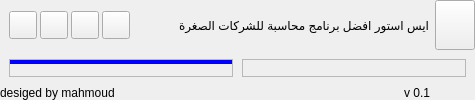
        <widget class="QFrame" name="contentBox">
         <property name="maximumSize">
          <size>
           <width>16777215</width>
           <height>16777215</height>
          </size>
         </property>
         <property name="frameShape">
          <enum>QFrame::NoFrame</enum>
         </property>
         <property name="frameShadow">
          <enum>QFrame::Raised</enum>
         </property>
         <layout class="QVBoxLayout" name="verticalLayout_8">
          <property name="spacing">
           <number>0</number>
          </property>
          <property name="leftMargin">
           <number>0</number>
          </property>
          <property name="topMargin">
           <number>0</number>
          </property>
          <property name="rightMargin">
           <number>0</number>
          </property>
          <property name="bottomMargin">
           <number>0</number>
          </property>
          <item>
           <widget class="QFrame" name="contentTopBg">
            <property name="maximumSize">
             <size>
              <width>16777215</width>
              <height>50</height>
             </size>
            </property>
            <property name="frameShape">
             <enum>QFrame::NoFrame</enum>
            </property>
            <property name="frameShadow">
             <enum>QFrame::Raised</enum>
            </property>
            <layout class="QHBoxLayout" name="horizontalLayout_7">
             <property name="spacing">
              <number>0</number>
             </property>
             <property name="leftMargin">
              <number>0</number>
             </property>
             <property name="topMargin">
              <number>0</number>
             </property>
             <property name="rightMargin">
              <number>0</number>
             </property>
             <property name="bottomMargin">
              <number>0</number>
             </property>
             <item>
              <widget class="QFrame" name="rightButtons">
               <property name="minimumSize">
                <size>
                 <width>60</width>
                 <height>0</height>
                </size>
               </property>
               <property name="frameShape">
                <enum>QFrame::NoFrame</enum>
               </property>
               <property name="frameShadow">
                <enum>QFrame::Raised</enum>
               </property>
               <layout class="QHBoxLayout" name="horizontalLayout_9">
                <property name="spacing">
                 <number>3</number>
                </property>
                <property name="topMargin">
                 <number>0</number>
                </property>
                <property name="bottomMargin">
                 <number>0</number>
                </property>
                <item>
                 <widget class="QPushButton" name="closeAppBtn">
                  <property name="minimumSize">
                   <size>
                    <width>28</width>
                    <height>28</height>
                   </size>
                  </property>
                  <property name="maximumSize">
                   <size>
                    <width>28</width>
                    <height>28</height>
                   </size>
                  </property>
                  <property name="text">
                   <string/>
                  </property>
                  <property name="icon">
                   <iconset resource="../../Resorces.qrc">
                    <normaloff>:/icons/assets/images/icons/icon_close.png</normaloff>:/icons/assets/images/icons/icon_close.png</iconset>
                  </property>
                 </widget>
                </item>
                <item>
                 <widget class="QPushButton" name="maximizeRestoreAppBtn">
                  <property name="minimumSize">
                   <size>
                    <width>28</width>
                    <height>28</height>
                   </size>
                  </property>
                  <property name="maximumSize">
                   <size>
                    <width>28</width>
                    <height>28</height>
                   </size>
                  </property>
                  <property name="text">
                   <string/>
                  </property>
                  <property name="icon">
                   <iconset resource="../../Resorces.qrc">
                    <normaloff>:/icons/assets/images/icons/icon_maximize.png</normaloff>:/icons/assets/images/icons/icon_maximize.png</iconset>
                  </property>
                 </widget>
                </item>
                <item>
                 <widget class="QPushButton" name="minimizeAppBtn">
                  <property name="minimumSize">
                   <size>
                    <width>28</width>
                    <height>28</height>
                   </size>
                  </property>
                  <property name="maximumSize">
                   <size>
                    <width>28</width>
                    <height>28</height>
                   </size>
                  </property>
                  <property name="text">
                   <string/>
                  </property>
                  <property name="icon">
                   <iconset resource="../../Resorces.qrc">
                    <normaloff>:/icons/assets/images/icons/icon_minimize.png</normaloff>:/icons/assets/images/icons/icon_minimize.png</iconset>
                  </property>
                 </widget>
                </item>
                <item>
                 <widget class="QPushButton" name="user">
                  <property name="minimumSize">
                   <size>
                    <width>28</width>
                    <height>28</height>
                   </size>
                  </property>
                  <property name="maximumSize">
                   <size>
                    <width>28</width>
                    <height>28</height>
                   </size>
                  </property>
                  <property name="text">
                   <string/>
                  </property>
                  <property name="icon">
                   <iconset resource="../../Resorces.qrc">
                    <normaloff>:/icons/assets/images/icons/cil-user.png</normaloff>:/icons/assets/images/icons/cil-user.png</iconset>
                  </property>
                 </widget>
                </item>
               </layout>
              </widget>
             </item>
             <item>
              <spacer name="horizontalSpacer">
               <property name="orientation">
                <enum>Qt::Horizontal</enum>
               </property>
               <property name="sizeHint" stdset="0">
                <size>
                 <width>40</width>
                 <height>20</height>
                </size>
               </property>
              </spacer>
             </item>
             <item>
              <widget class="QFrame" name="leftBox">
               <property name="maximumSize">
                <size>
                 <width>16777215</width>
                 <height>16777215</height>
                </size>
               </property>
               <property name="frameShape">
                <enum>QFrame::NoFrame</enum>
               </property>
               <property name="frameShadow">
                <enum>QFrame::Raised</enum>
               </property>
               <layout class="QHBoxLayout" name="horizontalLayout_8">
                <property name="spacing">
                 <number>0</number>
                </property>
                <property name="leftMargin">
                 <number>0</number>
                </property>
                <property name="topMargin">
                 <number>0</number>
                </property>
                <property name="rightMargin">
                 <number>5</number>
                </property>
                <property name="bottomMargin">
                 <number>0</number>
                </property>
                <item>
                 <widget class="QLabel" name="titleRightInfo">
                  <property name="frameShape">
                   <enum>QFrame::NoFrame</enum>
                  </property>
                  <property name="text">
                   <string>ايس استور افضل برنامج محاسبة للشركات الصغرة</string>
                  </property>
                  <property name="alignment">
                   <set>Qt::AlignRight|Qt::AlignTrailing|Qt::AlignVCenter</set>
                  </property>
                 </widget>
                </item>
               </layout>
              </widget>
             </item>
             <item>
              <widget class="QFrame" name="toggleBox">
               <property name="maximumSize">
                <size>
                 <width>50</width>
                 <height>50</height>
                </size>
               </property>
               <property name="frameShape">
                <enum>QFrame::NoFrame</enum>
               </property>
               <property name="frameShadow">
                <enum>QFrame::Raised</enum>
               </property>
               <layout class="QHBoxLayout" name="horizontalLayout_5">
                <property name="spacing">
                 <number>0</number>
                </property>
                <property name="leftMargin">
                 <number>0</number>
                </property>
                <property name="topMargin">
                 <number>0</number>
                </property>
                <property name="rightMargin">
                 <number>0</number>
                </property>
                <property name="bottomMargin">
                 <number>0</number>
                </property>
                <item>
                 <widget class="QPushButton" name="toggleButton">
                  <property name="sizePolicy">
                   <sizepolicy hsizetype="Expanding" vsizetype="Expanding">
                    <horstretch>0</horstretch>
                    <verstretch>0</verstretch>
                   </sizepolicy>
                  </property>
                  <property name="minimumSize">
                   <size>
                    <width>0</width>
                    <height>50</height>
                   </size>
                  </property>
                  <property name="styleSheet">
                   <string notr="true">background-image: url(:/icons/assets/images/icons/icon_menu.png);</string>
                  </property>
                  <property name="text">
                   <string/>
                  </property>
                 </widget>
                </item>
               </layout>
              </widget>
             </item>
            </layout>
           </widget>
          </item>
          <item>
           <widget class="QFrame" name="contentBottom">
            <property name="frameShape">
             <enum>QFrame::NoFrame</enum>
            </property>
            <property name="frameShadow">
             <enum>QFrame::Raised</enum>
            </property>
            <layout class="QVBoxLayout" name="verticalLayout_4">
             <property name="spacing">
              <number>0</number>
             </property>
             <property name="leftMargin">
              <number>0</number>
             </property>
             <property name="topMargin">
              <number>0</number>
             </property>
             <property name="rightMargin">
              <number>0</number>
             </property>
             <property name="bottomMargin">
              <number>0</number>
             </property>
             <item>
              <widget class="QFrame" name="content">
               <property name="frameShape">
                <enum>QFrame::NoFrame</enum>
               </property>
               <property name="frameShadow">
                <enum>QFrame::Raised</enum>
               </property>
               <layout class="QVBoxLayout" name="verticalLayout_9">
                <property name="spacing">
                 <number>0</number>
                </property>
                <property name="leftMargin">
                 <number>0</number>
                </property>
                <property name="topMargin">
                 <number>0</number>
                </property>
                <property name="rightMargin">
                 <number>0</number>
                </property>
                <property name="bottomMargin">
                 <number>0</number>
                </property>
                <item>
                 <widget class="QFrame" name="pagesContainer">
                  <property name="frameShape">
                   <enum>QFrame::NoFrame</enum>
                  </property>
                  <property name="frameShadow">
                   <enum>QFrame::Raised</enum>
                  </property>
                  <layout class="QHBoxLayout" name="horizontalLayout_11">
                   <property name="spacing">
                    <number>0</number>
                   </property>
                   <property name="leftMargin">
                    <number>0</number>
                   </property>
                   <property name="topMargin">
                    <number>0</number>
                   </property>
                   <property name="rightMargin">
                    <number>0</number>
                   </property>
                   <property name="bottomMargin">
                    <number>0</number>
                   </property>
                   <item>
                    <widget class="QStackedWidget" name="stackedWidget">
                     <widget class="QWidget" name="home">
                      <layout class="QHBoxLayout" name="horizontalLayout_12">
                       <property name="spacing">
                        <number>9</number>
                       </property>
                       <property name="leftMargin">
                        <number>9</number>
                       </property>
                       <property name="topMargin">
                        <number>9</number>
                       </property>
                       <property name="rightMargin">
                        <number>9</number>
                       </property>
                       <property name="bottomMargin">
                        <number>9</number>
                       </property>
                       <item>
                        <widget class="QFrame" name="frame_2">
                         <property name="frameShape">
                          <enum>QFrame::StyledPanel</enum>
                         </property>
                         <property name="frameShadow">
                          <enum>QFrame::Raised</enum>
                         </property>
                         <layout class="QVBoxLayout" name="verticalLayout">
                          <property name="spacing">
                           <number>9</number>
                          </property>
                          <property name="leftMargin">
                           <number>0</number>
                          </property>
                          <property name="topMargin">
                           <number>0</number>
                          </property>
                          <property name="rightMargin">
                           <number>0</number>
                          </property>
                          <property name="bottomMargin">
                           <number>0</number>
                          </property>
                          <item>
                           <widget class="QWidget" name="widget_4" native="true">
                            <property name="styleSheet">
                             <string notr="true">border-top: 5px solid blue;
border-bottom:5px solid blue;</string>
                            </property>
                           </widget>
                          </item>
                          <item>
                           <widget class="QWidget" name="widget_5" native="true"/>
                          </item>
                         </layout>
                        </widget>
                       </item>
                       <item>
                        <widget class="QFrame" name="cardGroupRight">
                         <property name="frameShape">
                          <enum>QFrame::StyledPanel</enum>
                         </property>
                         <property name="frameShadow">
                          <enum>QFrame::Raised</enum>
                         </property>
                         <layout class="QGridLayout" name="gridLayout">
                          <property name="leftMargin">
                           <number>0</number>
                          </property>
                          <property name="topMargin">
                           <number>0</number>
                          </property>
                          <property name="rightMargin">
                           <number>0</number>
                          </property>
                          <property name="bottomMargin">
                           <number>0</number>
                          </property>
                          <property name="spacing">
                           <number>9</number>
                          </property>
                          <item row="0" column="1">
                           <widget class="QWidget" name="widget_2" native="true">
                            <property name="maximumSize">
                             <size>
                              <width>16777215</width>
                              <height>250</height>
                             </size>
                            </property>
                           </widget>
                          </item>
                          <item row="1" column="0" colspan="2">
                           <widget class="QWidget" name="widget_3" native="true"/>
                          </item>
                          <item row="0" column="0">
                           <widget class="QWidget" name="card1" native="true">
                            <property name="maximumSize">
                             <size>
                              <width>16777215</width>
                              <height>250</height>
                             </size>
                            </property>
                           </widget>
                          </item>
                         </layout>
                        </widget>
                       </item>
                      </layout>
                     </widget>
                     <widget class="CategoriesController" name="categoies"/>
                     <widget class="QWidget" name="items"/>
                     <widget class="QWidget" name="stores"/>
                     <widget class="UnitsController" name="units"/>
                    </widget>
                   </item>
                  </layout>
                 </widget>
                </item>
               </layout>
              </widget>
             </item>
             <item>
              <widget class="QFrame" name="bottomBar">
               <property name="maximumSize">
                <size>
                 <width>16777215</width>
                 <height>25</height>
                </size>
               </property>
               <property name="frameShape">
                <enum>QFrame::NoFrame</enum>
               </property>
               <property name="frameShadow">
                <enum>QFrame::Raised</enum>
               </property>
               <layout class="QHBoxLayout" name="horizontalLayout_10">
                <property name="spacing">
                 <number>25</number>
                </property>
                <property name="leftMargin">
                 <number>0</number>
                </property>
                <property name="topMargin">
                 <number>0</number>
                </property>
                <property name="rightMargin">
                 <number>0</number>
                </property>
                <property name="bottomMargin">
                 <number>0</number>
                </property>
                <item>
                 <widget class="QLabel" name="creditsLabel">
                  <property name="text">
                   <string>desiged by mahmoud</string>
                  </property>
                 </widget>
                </item>
                <item>
                 <widget class="QLabel" name="version">
                  <property name="text">
                   <string>v 0.1</string>
                  </property>
                  <property name="alignment">
                   <set>Qt::AlignRight|Qt::AlignTrailing|Qt::AlignVCenter</set>
                  </property>
                 </widget>
                </item>
                <item>
                 <widget class="QFrame" name="frame_size_grip">
                  <property name="minimumSize">
                   <size>
                    <width>20</width>
                    <height>0</height>
                   </size>
                  </property>
                  <property name="maximumSize">
                   <size>
                    <width>20</width>
                    <height>16777215</height>
                   </size>
                  </property>
                  <property name="styleSheet">
                   <string notr="true">background-image: url(:/icons/assets/images/icons/cil-size-grip.png);
background-position: center;
background-repeat: no-repeat</string>
                  </property>
                  <property name="frameShape">
                   <enum>QFrame::NoFrame</enum>
                  </property>
                  <property name="frameShadow">
                   <enum>QFrame::Raised</enum>
                  </property>
                 </widget>
                </item>
               </layout>
              </widget>
             </item>
            </layout>
           </widget>
          </item>
         </layout>
        </widget>
